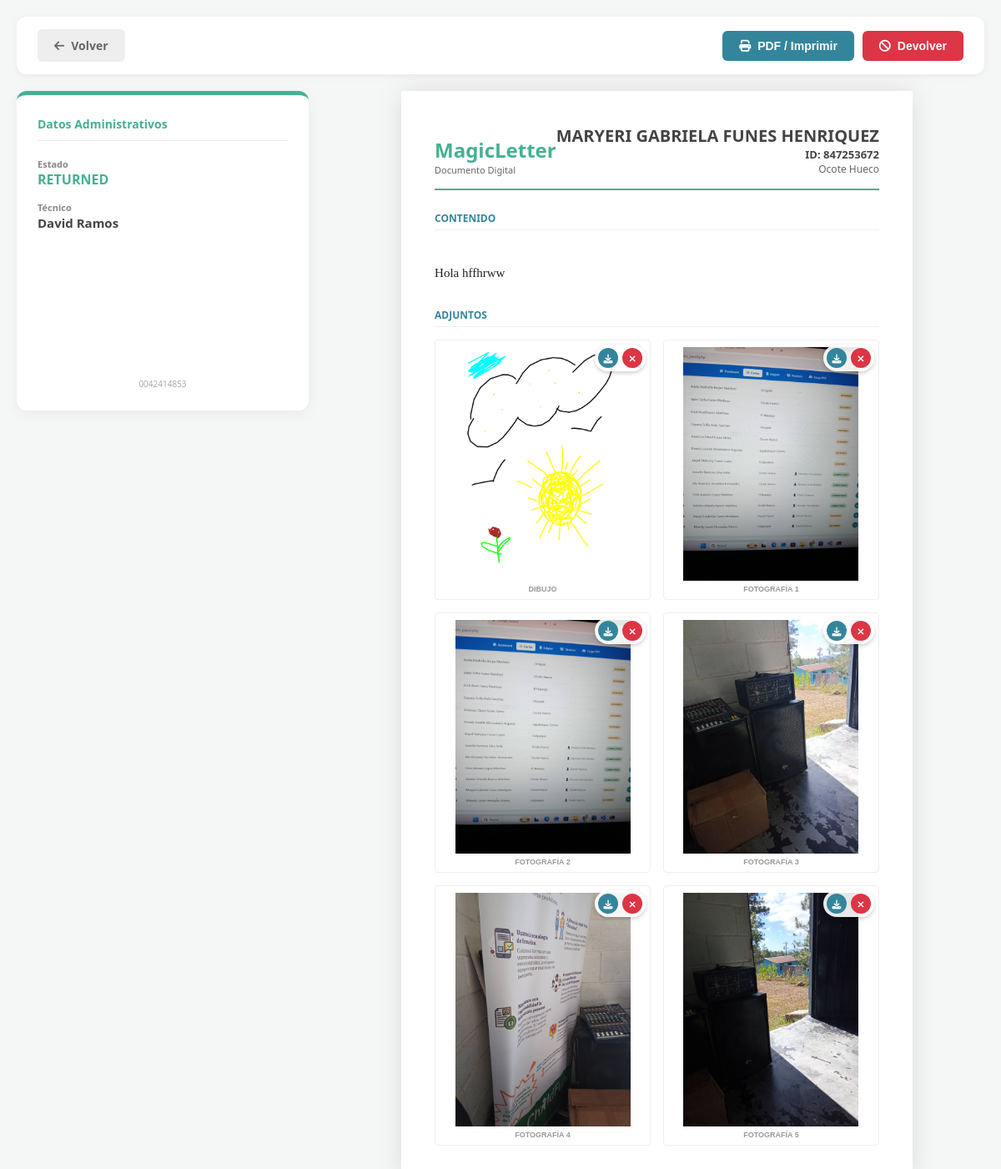
Page /admin/ver_carta.php?id=22 (signed in) on the committed database.
### tables this page shows
CREATE TABLE `letters` (
  `id` int NOT NULL AUTO_INCREMENT,
  `local_id` varchar(50) DEFAULT NULL,
  `slip_id` varchar(50) DEFAULT NULL,
  `community_id` varchar(50) DEFAULT NULL,
  `child_code` varchar(50) NOT NULL,
  `child_nbr` varchar(100) DEFAULT NULL,
  `child_name` varchar(255) DEFAULT NULL,
  `birthdate` varchar(20) DEFAULT NULL,
  `sex` char(1) DEFAULT NULL,
  `village` varchar(255) DEFAULT NULL,
  `contact_id` varchar(300) DEFAULT NULL,
  `ia_id` varchar(300) DEFAULT NULL,
  `contact_name` varchar(255) DEFAULT NULL,
  `status` varchar(20) NOT NULL DEFAULT 'ASSIGNED',
  `tech_id` int DEFAULT NULL,
  `assigned_at` timestamp NULL DEFAULT NULL,
  `assigned_to_user_id` int DEFAULT NULL,
  `text_feelings` text,
  `created_at` datetime NOT NULL,
  `due_date` varchar(20) DEFAULT NULL,
  `updated_at` datetime DEFAULT NULL,
  `final_message` text,
  `return_reason` text,
  PRIMARY KEY (`id`),
  UNIQUE KEY `local_id` (`local_id`),
  KEY `assigned_to_user_id` (`assigned_to_user_id`),
  CONSTRAINT `letters_ibfk_1` FOREIGN KEY (`assigned_to_user_id`) REFERENCES `usuarios` (`id`) ON DELETE SET NULL
);

CREATE TABLE `technicians` (
  `id` int NOT NULL AUTO_INCREMENT,
  `full_name` varchar(100) NOT NULL,
  `phone` varchar(20) DEFAULT NULL,
  `community_assigned` varchar(100) DEFAULT NULL,
  `status` enum('ACTIVO','INACTIVO') DEFAULT 'ACTIVO',
  `created_at` timestamp NULL DEFAULT CURRENT_TIMESTAMP,
  PRIMARY KEY (`id`)
);

CREATE TABLE `letter_attachments` (
  `id` int NOT NULL AUTO_INCREMENT,
  `letter_id` int NOT NULL,
  `file_type` enum('PHOTO','DRAWING') NOT NULL,
  `file_path` varchar(255) NOT NULL,
  `created_at` timestamp NULL DEFAULT CURRENT_TIMESTAMP,
  `return_reason` text,
  PRIMARY KEY (`id`),
  KEY `letter_id` (`letter_id`),
  CONSTRAINT `letter_attachments_ibfk_1` FOREIGN KEY (`letter_id`) REFERENCES `letters` (`id`) ON DELETE CASCADE
);

### admin/ver_carta.php (the view, shortened to what this page needs)
<?php
require '../db_config.php';
$letter_id = $_GET['id'];
$sql = "SELECT l.*, t.full_name as tech_name
        FROM letters l
        LEFT JOIN technicians t ON l.tech_id = t.id
        WHERE l.id = ?";
$stmt = $pdo->prepare($sql);
$stmt->execute([$letter_id]);
$carta = $stmt->fetch(PDO::FETCH_ASSOC);
$sql_att = "SELECT * FROM letter_attachments WHERE letter_id = ?";
$stmt_att = $pdo->prepare($sql_att);
$stmt_att->execute([$letter_id]);
$adjuntos = $stmt_att->fetchAll(PDO::FETCH_ASSOC);
$dibujo_data = null;
$fotos_data = [];
foreach ($adjuntos as $adj) {
    if ($adj['file_type'] == 'DRAWING') $dibujo_data = $adj;
    if ($adj['file_type'] == 'PHOTO')   $fotos_data[] = $adj;
}
$mensaje_real = $carta['final_message'] ?? '';
?>
<!DOCTYPE html>
<html lang="es">
<head>
    <link rel="stylesheet" href="https://cdnjs.cloudflare.com/ajax/libs/font-awesome/6.4.0/css/all.min.css">
</head>
<body>
    <div class="admin-toolbar">
        <a href="admin_panel.php" class="btn btn-back"><i class="fa-solid fa-arrow-left"></i> Volver</a>
        <div style="display:flex; gap:10px;">
            <button onclick="window.print()" class="btn btn-print"><i class="fa-solid fa-print"></i> PDF / Imprimir</button>
            <?php if(in_array($carta['status'], ['SYNCED', 'RETURNED', 'COMPLETADO'])): ?>
                <button onclick="abrirModal()" class="btn btn-return"><i class="fa-solid fa-ban"></i> Devolver</button>
            <?php endif; ?>
        </div>
    </div>
    <div class="container">
        <div class="layout-grid">
            <div class="meta-card">
                <div class="meta-title">Datos Administrativos</div>
                <div class="meta-row"><span class="meta-label">Estado</span><strong style="color:var(--color-primary);"><?= $carta['status'] ?></strong></div>
                <div class="meta-row"><span class="meta-label">Técnico</span><span class="meta-value"><?= htmlspecialchars($carta['tech_name'] ?? '--') ?></span></div>
                <div style="margin-top:20px; text-align:center;"><svg id="barcode"></svg><div style="font-size:10px; color:#aaa;"><?= $carta['slip_id'] ?></div></div>
            </div>
            <div class="letter-paper">
                <div class="print-header">
                    <div>
                        <div class="ph-brand" style="color:#46B094;">MagicLetter</div>
                        <div style="font-size:11px; color:#666;">Documento Digital</div>
                    </div>
                    <div style="text-align:right;">
                        <h2 class="ph-child"><?= htmlspecialchars($carta['child_name']) ?></h2>
                        <div style="font-size:13px; font-weight:bold; color:#444;">ID: <?= htmlspecialchars($carta['child_nbr'] ?: $carta['child_code']) ?></div>
                        <div style="font-size:12px; color:#666;"><?= htmlspecialchars($carta['village']) ?></div>
                    </div>
                </div>
                <div class="sec-title">CONTENIDO</div>
                <div class="letter-body">
                    <?= !empty($mensaje_real) ? nl2br(htmlspecialchars($mensaje_real)) : '<i style="color:#ccc;">[Sin texto digitalizado]</i>' ?>
                </div>
                <div class="sec-title">ADJUNTOS</div>
                <div class="images-grid">
                    <?php if($dibujo_data): ?>
                    <div class="img-container">
                        <img src="../<?= htmlspecialchars($dibujo_data['file_path']) ?>" alt="Dibujo">
                        <div class="img-caption">DIBUJO</div>
                        <div class="img-actions">
                            <a href="../<?= htmlspecialchars($dibujo_data['file_path']) ?>" download class="btn-icon-mini btn-dl"><i class="fa-solid fa-download"></i></a>
                            <form method="POST" onsubmit="return confirm('¿Borrar dibujo?');" style="display:inline;">
                                <button type="submit" class="btn-icon-mini btn-del"><i class="fa-solid fa-times"></i></button>
                            </form>
                        </div>
                    </div>
                    <?php endif; ?>
                    <?php foreach($fotos_data as $i => $foto): ?>
                    <div class="img-container">
                        <img src="../<?= htmlspecialchars($foto['file_path']) ?>" alt="Foto">
                        <div class="img-caption">FOTOGRAFÍA <?= $i + 1 ?></div>
                        <div class="img-actions">
                            <a href="../<?= htmlspecialchars($foto['file_path']) ?>" download class="btn-icon-mini btn-dl"><i class="fa-solid fa-download"></i></a>
                            <form method="POST" onsubmit="return confirm('¿Borrar foto?');" style="display:inline;">
                                <button type="submit" class="btn-icon-mini btn-del"><i class="fa-solid fa-times"></i></button>
                            </form>
                        </div>
                    </div>
                    <?php endforeach; ?>
                </div>
            </div>
        </div>
    </div>
</body>
</html>

### admin/ver_carta.php (style rules this page uses)
:root { --color-primary: #46B094; --color-support: #34859B; --color-bg: #f4f7f6; --color-text: #444; --color-danger: #dc3545; }
body { font-family: 'Segoe UI', sans-serif; background: var(--color-bg); margin: 0; padding: 20px; color: var(--color-text); }
.container { max-width: 1200px; margin: auto; }
.admin-toolbar { display: flex; justify-content: space-between; align-items: center; margin-bottom: 20px; background: white; padding: 15px 25px; border-radius: 12px; box-shadow: 0 2px 10px rgba(0,0,0,0.05); }
.btn { text-decoration: none; padding: 10px 20px; border-radius: 6px; font-weight: bold; font-size: 14px; border: none; cursor: pointer; display: inline-flex; align-items: center; gap: 8px; transition: 0.2s; }
.btn-back { color: #666; background: #eee; }
.btn-print { background: var(--color-support); color: white; }
.btn-return { background: var(--color-danger); color: white; }
.layout-grid { display: grid; grid-template-columns: 350px 1fr; gap: 25px; align-items: start; }
.meta-card { background: white; border-radius: 12px; padding: 25px; box-shadow: 0 4px 15px rgba(0,0,0,0.05); border-top: 5px solid var(--color-primary); }
.meta-title { font-size: 14px; font-weight: 800; color: var(--color-primary); margin-bottom: 20px; border-bottom: 1px solid #eee; padding-bottom: 10px; }
.meta-row { margin-bottom: 15px; }
.meta-label { font-size: 11px; color: #888; font-weight: 700; display: block; }
.meta-value { font-size: 15px; font-weight: 600; }
.letter-paper { background: white; padding: 40px; box-shadow: 0 0 30px rgba(0,0,0,0.1); max-width: 816px; margin: auto; }
.print-header { border-bottom: 2px solid var(--color-primary); padding-bottom: 15px; margin-bottom: 25px; display: flex; justify-content: space-between; align-items: flex-end; }
.ph-brand { font-size: 24px; font-weight: 800; color: var(--color-primary); }
.ph-child { font-size: 20px; font-weight: 700; margin: 0; text-transform: uppercase; }
.sec-title { font-size: 12px; font-weight: 800; color: var(--color-support); text-transform: uppercase; border-bottom: 1px solid #eee; padding-bottom: 5px; margin-bottom: 15px; margin-top: 20px; }
.letter-body { font-family: 'Georgia', serif; font-size: 15px; line-height: 1.6; color: #222; margin-bottom: 30px; white-space: pre-line; text-align: justify; }
.images-grid { display: grid; grid-template-columns: 1fr 1fr; gap: 15px; }
.img-container { position: relative; border: 1px solid #eee; padding: 5px; background: #fff; border-radius: 4px; height: 300px; display: flex; flex-direction: column; justify-content: center; }
.img-container img { max-width: 100%; max-height: 280px; width: auto; height: auto; display: block; margin: 0 auto; object-fit: contain; }
.img-caption { font-size: 9px; color: #999; text-align: center; margin-top: 5px; font-family: sans-serif; text-transform: uppercase; font-weight: bold; }
.img-actions { position: absolute; top: 5px; right: 5px; display: flex; gap: 5px; background: rgba(255,255,255,0.9); padding: 4px; border-radius: 20px; box-shadow: 0 2px 5px rgba(0,0,0,0.2); }
.btn-icon-mini { width: 24px; height: 24px; border-radius: 50%; border: none; cursor: pointer; display: flex; align-items: center; justify-content: center; font-size: 11px; color: white; }
.btn-dl { background: var(--color-support); }
.btn-del { background: var(--color-danger); }

### rows in the picture
letters: status "RETURNED", technicians.full_name "David Ramos", slip "0042414853", child_name "MARYERI GABRIELA FUNES HENRIQUEZ", child_nbr "847253672", village "Ocote Hueco", final_message "Hola hffhrww"
letter_attachments: file_path (picture)
letter_attachments: file_path (picture)
letter_attachments: file_path (picture)
letter_attachments: file_path (picture)
letter_attachments: file_path (picture)
letter_attachments: file_path (picture)
